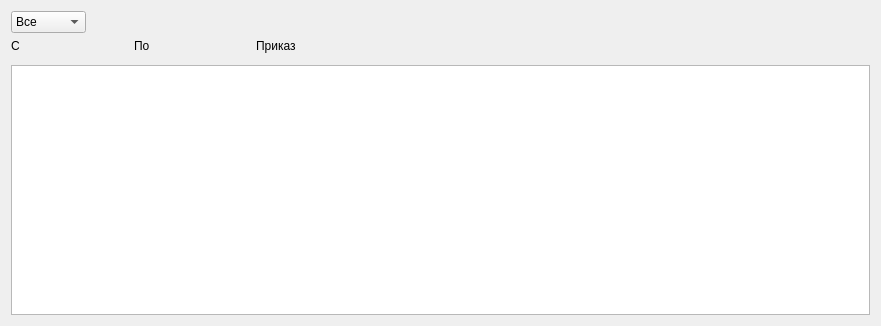
<?xml version="1.0" encoding="UTF-8"?>
<ui version="4.0">
 <class>BusinessTripListWidget</class>
 <widget class="QWidget" name="BusinessTripListWidget">
  <property name="geometry">
   <rect>
    <x>0</x>
    <y>0</y>
    <width>881</width>
    <height>326</height>
   </rect>
  </property>
  <property name="windowTitle">
   <string>Form</string>
  </property>
  <layout class="QVBoxLayout" name="verticalLayout">
   <item>
    <layout class="QHBoxLayout" name="horizontalLayout_2">
     <item>
      <widget class="QComboBox" name="comboBox">
       <item>
        <property name="text">
         <string>Все</string>
        </property>
       </item>
       <item>
        <property name="text">
         <string>Новые</string>
        </property>
       </item>
       <item>
        <property name="text">
         <string>Старые</string>
        </property>
       </item>
      </widget>
     </item>
     <item>
      <spacer name="horizontalSpacer">
       <property name="orientation">
        <enum>Qt::Horizontal</enum>
       </property>
       <property name="sizeHint" stdset="0">
        <size>
         <width>40</width>
         <height>20</height>
        </size>
       </property>
      </spacer>
     </item>
    </layout>
   </item>
   <item>
    <layout class="QHBoxLayout" name="horizontalLayout" stretch="1,1,5">
     <property name="spacing">
      <number>0</number>
     </property>
     <item>
      <widget class="QLabel" name="label">
       <property name="text">
        <string>С</string>
       </property>
      </widget>
     </item>
     <item>
      <widget class="QLabel" name="label_2">
       <property name="text">
        <string>По</string>
       </property>
      </widget>
     </item>
     <item>
      <widget class="QLabel" name="label_3">
       <property name="text">
        <string>Приказ</string>
       </property>
      </widget>
     </item>
    </layout>
   </item>
   <item>
    <widget class="BusinessTripListItem" name="widget" native="true"/>
   </item>
   <item>
    <widget class="QListView" name="listView"/>
   </item>
  </layout>
 </widget>
 <customwidgets>
  <customwidget>
   <class>BusinessTripListItem</class>
   <extends>QWidget</extends>
   <header>GUI/BusinessTripListItem.h</header>
   <container>1</container>
  </customwidget>
 </customwidgets>
 <resources/>
 <connections/>
</ui>
